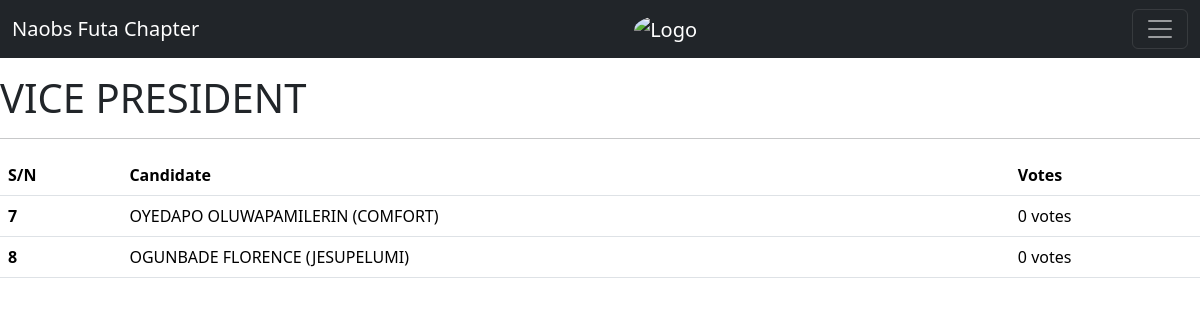
/4/results/ (signed in), run on the app's committed database.
### main/models.py (models this page shows, shortened)
class Question(models.Model):
    question_text = models.CharField(max_length=200)
    pub_date = models.DateTimeField("date published")

class Choice(models.Model):
    question = models.ForeignKey(Question, on_delete=models.CASCADE)
    choice_text = models.CharField(max_length=200)
    votes = models.IntegerField(default=0)

### main/views.py (the view)
# urls.py: path("<int:question_id>/results/", views.results, name="results"),
def results(request, question_id):
    question = get_object_or_404(Question, pk=question_id)
    return render(request, "main/results.html", {"question": question, 'all':all})

### main/templates/main/results.html (shortened to what this page needs)
{% extends 'main/base.html' %}
{% block content %}
<body>
    {% if user.is_superuser %}
    <div class="results-table">
        <h1>{{ question.question_text }}</h1>
        <hr>
        <table class="table">
            <thead>
              <tr>
                <th scope="col">S/N</th>
                <th scope="col">Candidate</th>
                <th scope="col">Votes</th>
              </tr>
            </thead>
            {% for choice in question.choice_set.all %}
            <tbody>
              <tr>
                <th scope="row">{{ choice.id }}</th>
                <td>{{ choice.choice_text }}</td>
                <td>{{ choice.votes }} vote{{ choice.votes|pluralize }}</td>
              </tr>
        {% endfor %}
    </div>
    {% else %}
    <div class="results-table">
        <div class="error">
            <p class="thank-you">Nothing To See Here, You No Be Admin</p>
        </div>
    </div>
    {% endif %}
</body>
{% endblock %}

### main/templates/main/base.html (style rules this page uses)
.results-table { margin-top: 50px; }

### data on the page
Question: question_text "VICE PRESIDENT"
Choice: id "7", choice_text "OYEDAPO OLUWAPAMILERIN (COMFORT)", votes "0"
Choice: id "8", choice_text "OGUNBADE FLORENCE (JESUPELUMI)", votes "0"
